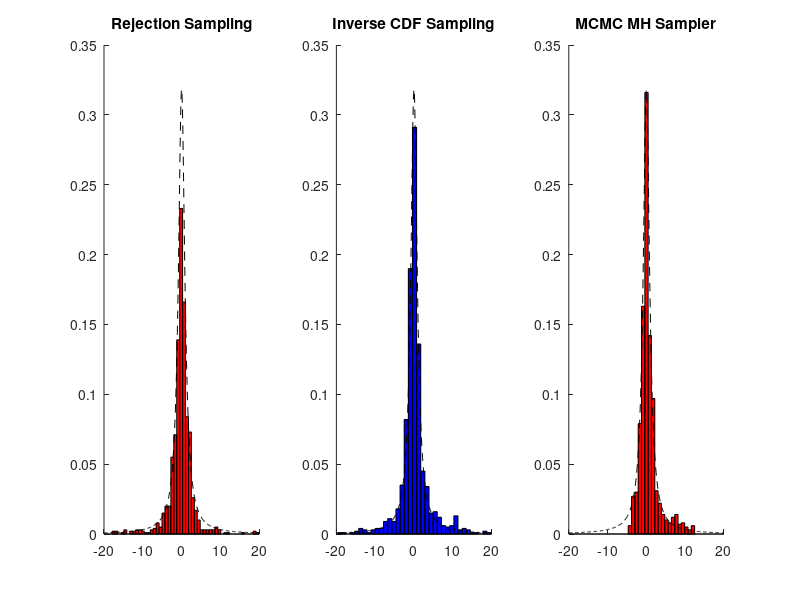

The MATLAB source for this figure:
% Nima Ghorbani
% Machine Learing 2 - HW 4
% Goal: sampling from a cauchy distribution
clear all; clc; close all;
rng(100);

nsamples = 1000;

invCauchyCDF = @(x) tan(pi*(x-0.5));
CauchyCDF = @(y) (1/pi)*atan(y) + 0.5;
CauchyPDF = @(y) (1/pi)*(1./(1+y.^2));

%% Rejection sampling on the interval -20 and 20
figure(100);
subplot(131);hold on;title('Rejection Sampling');
samples = zeros(1,nsamples);
sIdx = 1;
while sIdx < nsamples
    x_current = -20 + 40*rand;
    if (rand/pi) <= CauchyPDF(x_current)
        samples(sIdx) = x_current;
        sIdx = sIdx + 1;
    end
end
[bincounts,bincenters] = hist(samples,50);
bincounts = bincounts/sum(bincounts);
bar(bincenters,bincounts,1,'r');
plot(-20:0.1:20,CauchyPDF(-20:0.1:20),'k--');% theoretical
xlim([-20,20]);
%% Inverse CDF sampling
subplot(132);hold on;title('Inverse CDF Sampling');
samples = rand(1,nsamples);
samples = arrayfun(invCauchyCDF,samples);

[bincounts,bincenters] = hist(samples,nsamples*2);
bincounts = bincounts/sum(bincounts);
bar(bincenters,bincounts,1,'b');

plot(-20:0.1:20,CauchyPDF(-20:0.1:20),'k--');% theoretical
xlim([-20,20]);
%% Metropolis-Hastings Sampler
subplot(133);hold on;title('MCMC MH Sampler')
proposalDist = @(x,m) (1/sqrt(2*pi))*exp(-0.5*(x-m)^2); % proposal distribution

samples = zeros(1,nsamples);

for sIdx = 2:nsamples
    x_current = samples(sIdx-1);
    x_cand = normrnd(x_current,1); % normal centered around current x

    alpha = proposalDist(x_current,x_cand) * CauchyPDF(x_cand)/( proposalDist(x_cand,x_current) * CauchyPDF(x_current)); % acceptance ratio
    if alpha >= 1
       samples(sIdx) = x_cand;
    else
        u = rand;
        if u < alpha
           samples(sIdx) = x_cand;
        else
           samples(sIdx) = x_current;
        end
    end
end
[bincounts,bincenters] = hist(samples,20);
bincounts = bincounts/sum(bincounts);
bar(bincenters,bincounts,1,'r');
plot(-20:0.1:20,CauchyPDF(-20:0.1:20),'k--');% theoretical
xlim([-20,20]);

